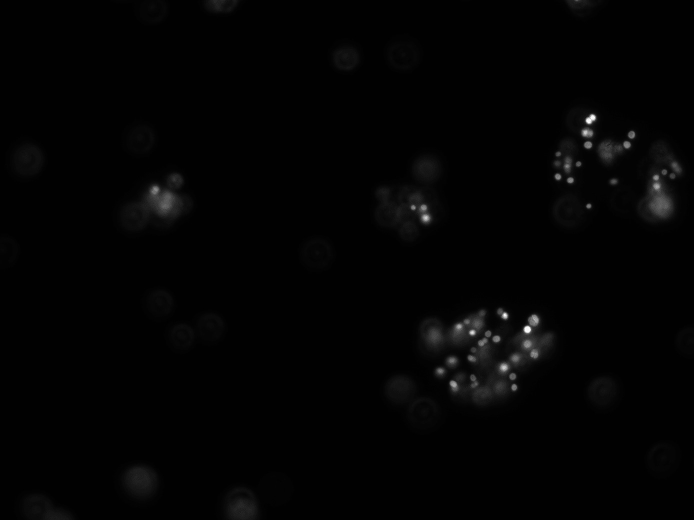
#> input picture Endolith Test/just_af.jpeg, 1388 x 1040 px (shown at 1/2 size)
$ jupyter execute --allow-errors 'Test  Just.ipynb'   (older library calls are emulated)
#> lines starting #> are read from the running program, lines starting #| are printed output that depends on the picture; after the words box and inside, x2 and y2 are one past the last pixel; in counts of white or black regions, pixels touching at a corner belong together
[cell 1]
import numpy as np
import matplotlib.pyplot as plt
import cv2
import skimage
import sklearn
from skimage import measure, filters
from matplotlib import cm
from sklearn.cluster import SpectralClustering
from scipy import signal
import skimage.measure
from random import random
from numpy import linalg
from skimage.morphology import watershed
from skimage.feature import peak_local_max
from skimage import measure
from skimage.segmentation import random_walker
from scipy import ndimage
from scipy.stats import norm

[cell 2]
class EllipsoidTool:
    """Some stuff for playing with ellipsoids"""
    def __init__(self): pass

    # [54 lines left out: function getMinVolEllipse, not called in this run]

    def getEllipsoidVolume(self, radii):
        """Calculate the volume of the blob"""
        return 4./3.*np.pi*radii[0]*radii[1]*radii[2]

# [11 lines left out: function plotellipse, not called in this run]

[cell 3]
def normalize(mat,scale=1):
    if scale == 1:
        return (mat - np.min(mat)) /np.max(mat - np.min(mat))
    if scale == 255:
        return ((255*(mat - np.min(mat))) /np.max(mat - np.min(mat))).astype('uint8')
    else:
        print("UNKWNOW")
        return np.nan
# [9 lines left out: function bindown, not called in this run]

[cell 4]
img = cv2.imread('just_af.jpeg',0) # Read in B&W
#> img is the input picture: shape (1040, 1388); min 0, max 255, mean 3.4

img = cv2.resize(img, dsize=(694,520), interpolation=cv2.INTER_CUBIC)
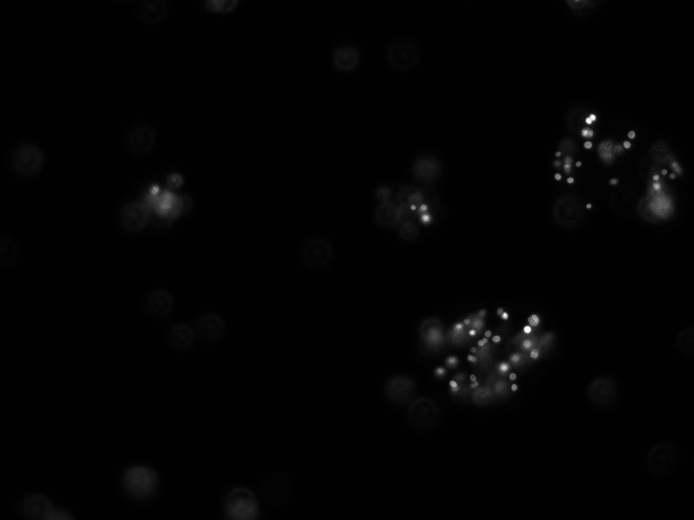
#> img: shape (520, 694); min 0, max 255, mean 3.4
#Fit background
#adaped from https://stackoverflow.com/questions/33964913/equivalent-of-polyfit-for-a-2d-polynomial-in-python
ymax,xmax = img.shape
#> ymax = 520; xmax = 694
xs = np.arange(0,xmax,1)
#> xs = 694 values from 0 to 693
ys = np.arange(0,ymax,1)
#> ys = 520 values from 0 to 519
X, Y = np.meshgrid(xs, ys, copy=False)
Z = img

Xn = X.flatten()
Yn = Y.flatten()
A = np.array([Xn*0+1, Xn, Yn,Xn**2,Yn**2]).T
B = Z.flatten()

coeff, r, rank, s = np.linalg.lstsq(A, B,rcond=None)
#> coeff = [-1.68, 0.00773, 0.0295, -2.66e-06, -5.43e-05]; r = [39101844.5]; rank = 5; s = [136716698.8, 56948826.1, 59103.3, 25299.9, 146.2]
res = coeff[0]+coeff[1]*X+coeff[2]*Y+coeff[3]*X**2+coeff[4]*Y**2
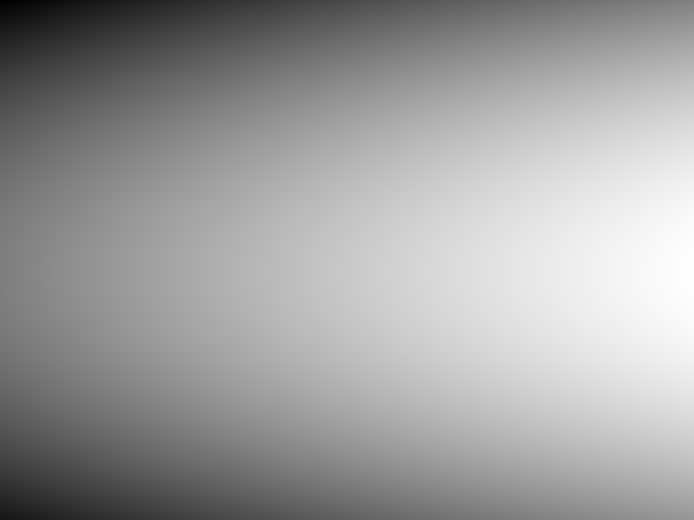
#> res: shape (520, 694) float64; min -1.68, max 6.41, mean 3.35; drawn with min black and max white


nimg = normalize(img-res,255)


fig,ax = plt.subplots(ncols=3,figsize=(30,10))
ax[0].imshow(img)
ax[1].imshow(res)
ax[2].imshow(nimg)

[cell 5]
mimg = np.copy(nimg)

#percentile clip the result
low = 1
high = 99
nimg[np.where(nimg < np.percentile(nimg,low))] = np.percentile(nimg,low)
nimg[np.where(nimg > np.percentile(nimg,high))] = np.percentile(nimg,high)
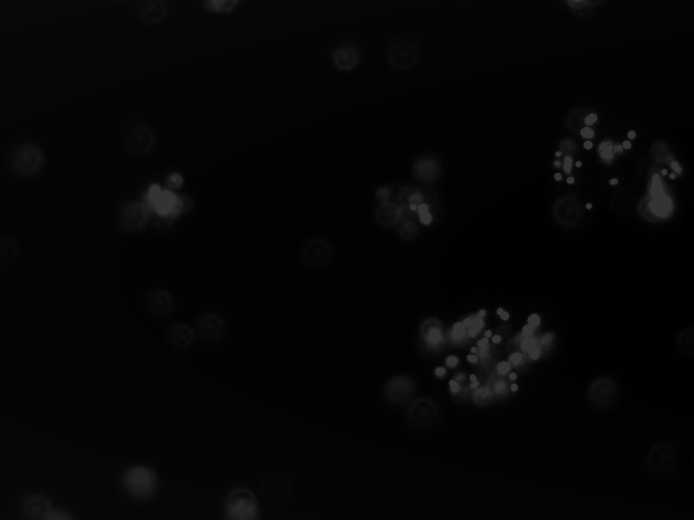
#> nimg: shape (520, 694); min 0, max 51, mean 5.3

fig,ax = plt.subplots(ncols=3,figsize=(30,10))
ax[0].hist(mimg.flatten(),bins=500)
ax[1].hist(nimg.flatten(),bins=500)
ax[2].imshow(nimg)
plt.show()
#> figure, not shown here; panel 1: tallest bar 78756 high, from x = 3.57 to 4.08; panel 2: tallest bar 78756 high, from x = 3.98 to 4.08

[cell 6]
thresh = 4000

#out1 = cv2.adaptiveThreshold(nimg,10,cv2.ADAPTIVE_THRESH_GAUSSIAN_C,cv2.THRESH_BINARY,201,3)
ret,out1 = cv2.threshold(nimg,8,255,cv2.THRESH_BINARY)
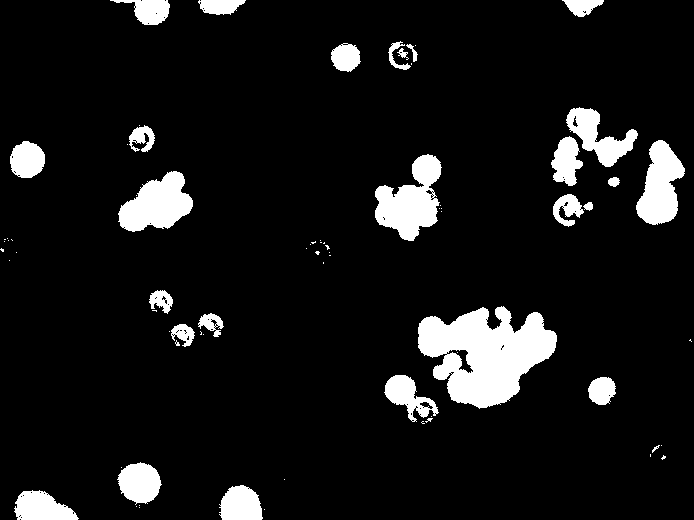
#> out1: shape (520, 694); 8.9% white; 74 white regions (47 under 20 px), largest, box (x1, y1, x2, y2) and area: (418, 306, 557, 409) 8775, (375, 154, 442, 241) 3303, (118, 171, 193, 232) 2850
#out1 = cv2.adaptiveThreshold(nimg,100,cv2.ADAPTIVE_THRESH_MEAN_C,cv2.THRESH_BINARY,11,2)
#subset = out1[:548,:548]
subset = out1[:,:]

#hole filling method
all_labels = measure.label(subset,connectivity=1)
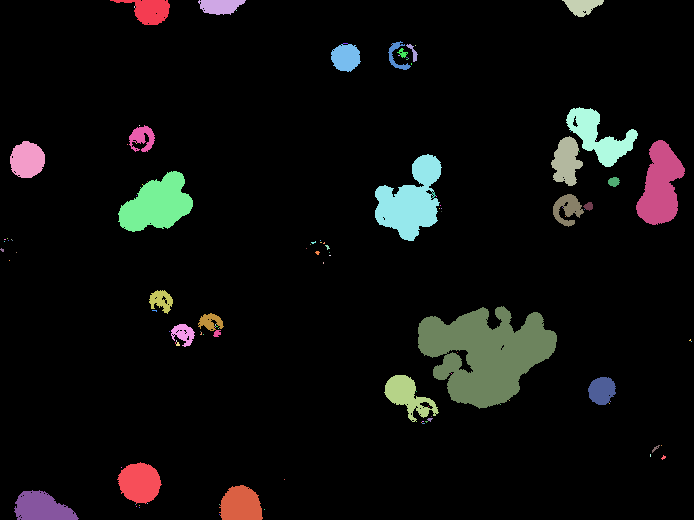
#> all_labels: shape (520, 694) int64; 121 distinct labels, from 0 to 120; one colour per label, 0 black
unique_lables = list(set(all_labels.flatten()))
#> unique_lables = 121 values from 0 to 120
areas = []
#find background
for label in unique_lables:
    areas.append(len(np.where(all_labels==label)[0]))
#> this loop made 121 passes
#> after the loop, areas = 121 values, max 328803 at index 0, min 1 at index 5, mean 2982.5

biggest = np.sort(areas)[-1]
#> biggest = 328803
biggest2 = np.sort(areas)[-2]
#> biggest2 = 8772
big_label = unique_lables[np.where(biggest==areas)[0][0]]
#> big_label = 0
big_label2 = unique_lables[np.where(biggest2==areas)[0][0]]
#> big_label2 = 69
unclassified_sizes = np.asarray(areas)[unique_lables]
#> unclassified_sizes has the same summary as areas

fig,ax = plt.subplots(ncols=3,figsize=(15,7))
ax[0].imshow(out1,'gray')
ax[1].scatter(unique_lables,areas)
ax[1].axhline(thresh,c='r')
ax[1].set_yscale('log')
ax[2].hist(np.log10(areas),bins=100)
ax[2].axvline(np.log10(thresh),c='r')
plt.show()
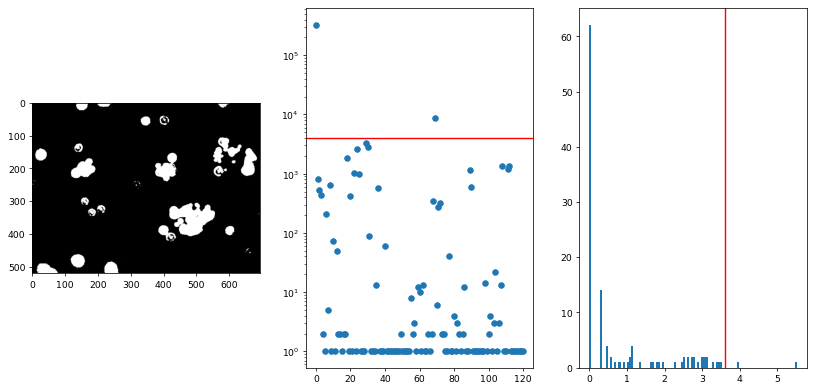
#> figure drawn by matplotlib, 3 panels; panel 3: tallest bar 62 high, from x = 3.47e-18 to 0.0552

[cell 7]
biglocs=np.where(all_labels==big_label)
#> biglocs = 328803 positions, rows 0 to 519, columns 0 to 693
big2locs=np.where(all_labels==big_label2)
#> big2locs = 8772 positions, rows 306 to 408, columns 418 to 556

all_labels[biglocs] = 0
all_labels[big2locs] = 255
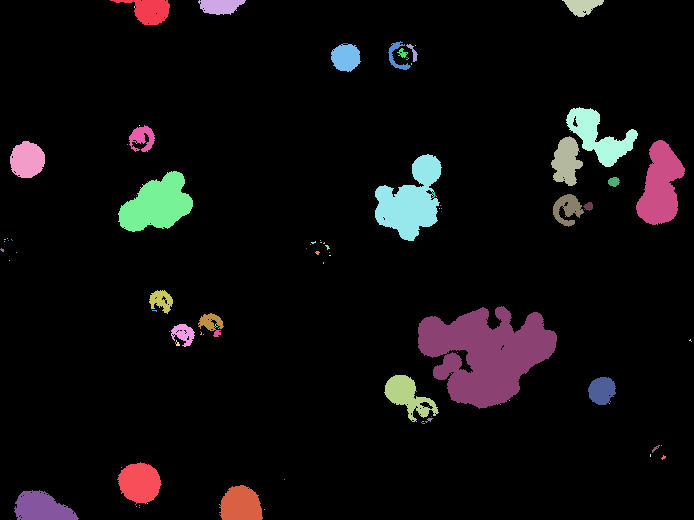
#> all_labels: shape (520, 694) int64; 121 distinct labels, from 0 to 255; one colour per label, 0 black

unique_lables.remove(big_label)
unique_lables.remove(big_label2)
for label in unique_lables:
    if areas[label] <= thresh:
        all_labels[np.where(all_labels== label)] = 255
    else:
        all_labels[np.where(all_labels== label)] = 0
#> this loop made 119 passes
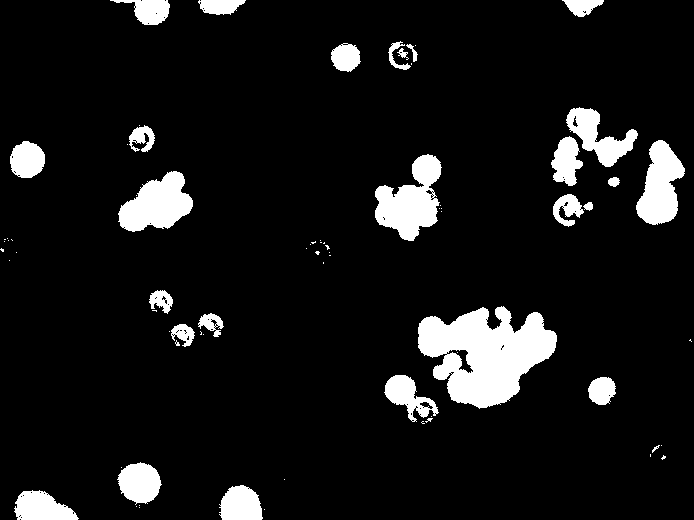
#> all_labels: shape (520, 694) int64; 8.9% white; 74 white regions (47 under 20 px), largest, box (x1, y1, x2, y2) and area: (418, 306, 557, 409) 8775, (375, 154, 442, 241) 3303, (118, 171, 193, 232) 2850

filled = all_labels/255

[cell 8]
# blur the filled
blured = cv2.blur(filled,(15,15))
thresh_blur = np.copy(blured)
thresh_blur[np.where(thresh_blur>0.5)] = 1
thresh_blur[np.where(thresh_blur<=0.5)] = 0
#> thresh_blur: shape (520, 694) float64; values 0 (black) and 1 (white), 8.4% white; 21 white regions, largest, box (x1, y1, x2, y2) and area: (418, 308, 556, 408) 8919, (376, 155, 441, 240) 3256, (553, 108, 636, 184) 2816

fig,ax = plt.subplots(ncols=4,figsize=(30,10))
ax[0].imshow(255-subset,'gray')
ax[1].imshow(filled,'gray')
ax[2].imshow(blured,'gray')
ax[3].imshow(thresh_blur,'gray')
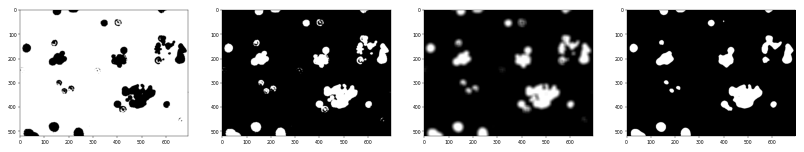
#> figure drawn by matplotlib, 4 panels

[cell 9]
image = filled


distance = ndimage.distance_transform_edt(image)
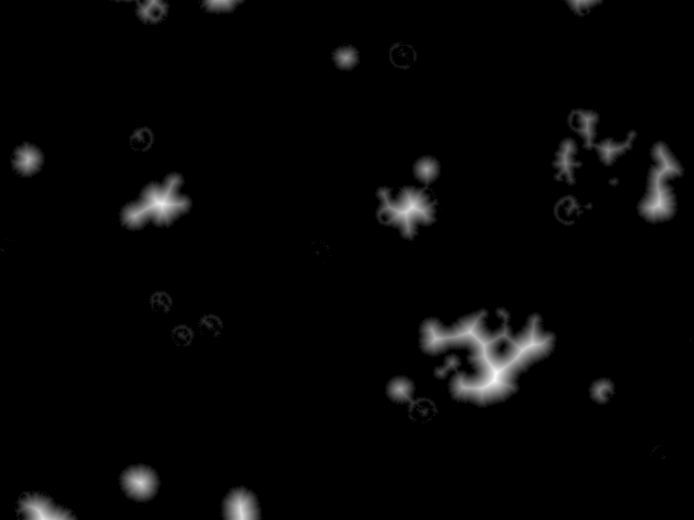
#> distance: shape (520, 694) float64; min 0, max 23.77, mean 0.6; drawn with min black and max white
#> (the rest of this cell did not finish here and is left out)

[cell 10]
fig,ax = plt.subplots(ncols=2,nrows=2, figsize=(24, 24))
ax[0,0].imshow(distance,cmap='jet')
xy = peak_local_max(distance, min_distance=2,threshold_abs=1)
#> xy = 155 pairs, first value 7 to 513, second value 2 to 667
ax[0,0].scatter(xy[:,1],xy[:,0],c='w')
#> (the rest of this cell did not finish here and is left out)

This actually works pretty well. Try adding a gaussian blur to reduce the noise?

[cell 11]
centers = []
radiis = []
rotations = []
ellip_coords = []


fig,ax = plt.subplots(ncols=3,figsize=(30,10))
ax[0].imshow(255-subset, cmap='gray', interpolation='nearest')
ax[1].imshow(image)
#> (the rest of this cell did not finish here and is left out)

[cell 12]
centers=np.asarray(centers)
#> centers = empty array
radiis=np.asarray(radiis)
#> radiis = empty array
rotations=np.asarray(rotations)
#> rotations = empty array
ellip_coords=np.asarray(ellip_coords)
#> ellip_coords = empty array

$ run again, with Endolith Test/ezpz_af.jpeg copied over Endolith Test/just_af.jpeg
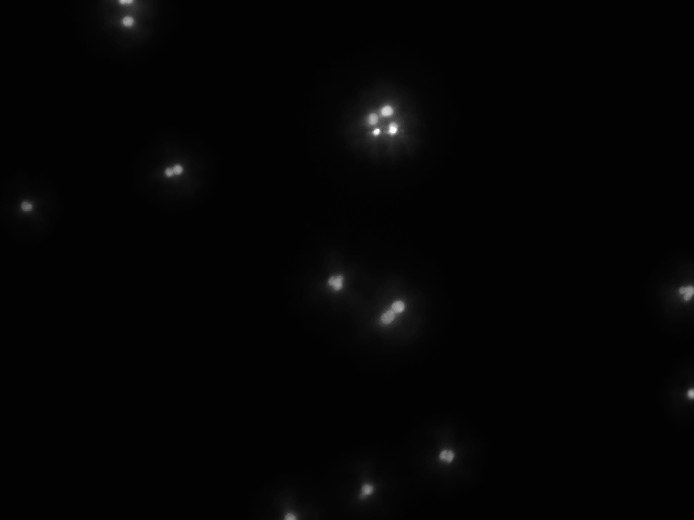
#> input picture Endolith Test/ezpz_af.jpeg, 1388 x 1040 px (shown at 1/2 size)
#> img is the input picture: shape (1040, 1388); min 0, max 255, mean 4.1
#> img: shape (520, 694)
#> coeff = [1.84, 0.0212, 0.00124, -3.02e-05, -6.99e-06]; r = [38881593.7]; rank = 5; s = [136716698.8, 56948826.1, 59103.3, 25299.9, 146.2]
#> out1: shape (520, 694); 7.2% white; 104 white regions (94 under 20 px), largest, box (x1, y1, x2, y2) and area: (308, 250, 428, 348) 6649, (339, 76, 427, 166) 5710, (90, 0, 161, 52) 2551
#> unique_lables = 245 values from 0 to 244
#> after the loop `for label in unique_lables:`: areas = 245 values, max 335055 at index 0, min 1 at index 2, mean 1473
#> biggest = 335055
#> biggest2 = 6587
#> big_label = 0
#> big_label2 = 83
#> unclassified_sizes has the same summary as areas
#> biglocs = 335055 positions, rows 0 to 519, columns 0 to 693
#> big2locs = 6587 positions, rows 250 to 346, columns 309 to 427
#> after the loop `for label in unique_lables:`:
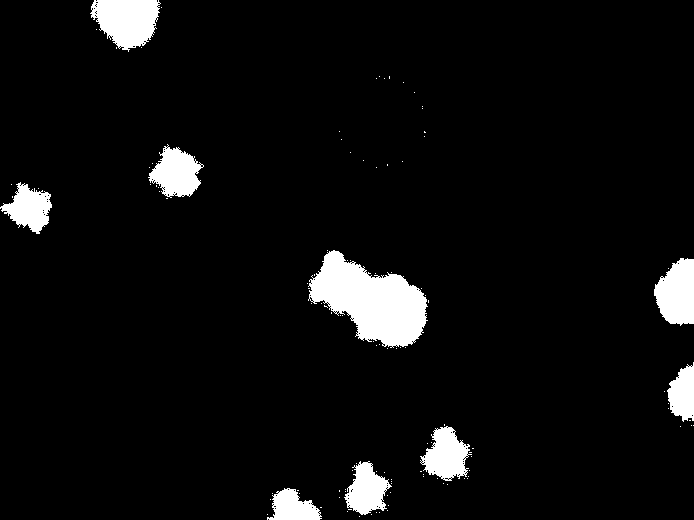
#> all_labels: shape (520, 694) int64; 5.6% white; 115 white regions (106 under 20 px), largest, box (x1, y1, x2, y2) and area: (308, 250, 428, 348) 6649, (90, 0, 161, 52) 2551, (654, 258, 694, 326) 2060
#> `distance = ndimage.distance_transform_edt(image)`:
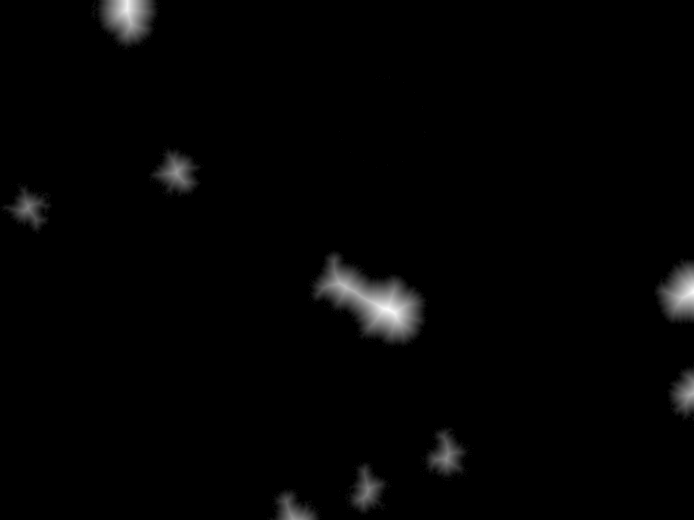
#> distance: shape (520, 694) float64; min 0, max 31.89, mean 0.5; drawn with min black and max white
#> xy = 29 pairs, first value 3 to 502, second value 6 to 446
#> centers = empty array

$ run again, with Endolith Test/sandstone_af.jpeg copied over Endolith Test/just_af.jpeg
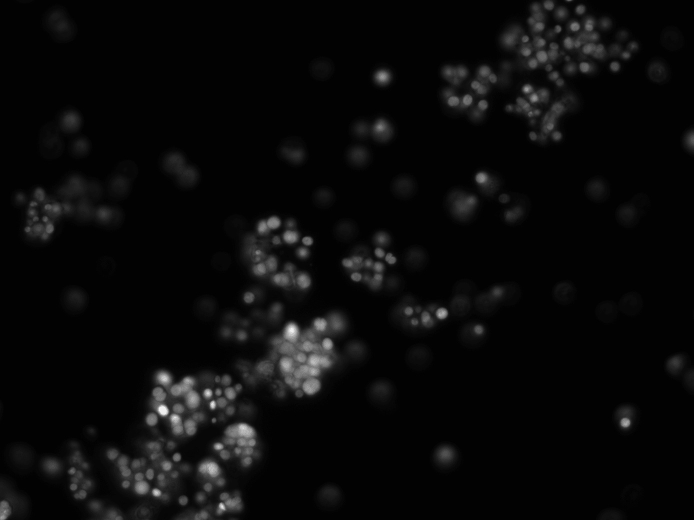
#> input picture Endolith Test/sandstone_af.jpeg, 1388 x 1040 px (shown at 1/2 size)
#> img is the input picture: shape (1040, 1388); min 0, max 250, mean 10
#> img: shape (520, 694)
#> coeff = [3.08, 0.0469, 0.00934, -8.04e-05, 1.28e-05]; r = [153021441.2]; rank = 5; s = [136716698.8, 56948826.1, 59103.3, 25299.9, 146.2]
#> out1: shape (520, 694); 68.8% white; 260 black regions (252 under 20 px), largest, box (x1, y1, x2, y2) and area: (21, 67, 598, 520) 109071, (14, 472, 87, 520) 1812, (179, 427, 220, 462) 595
#> unique_lables = 332 values from 0 to 331
#> after the loop `for label in unique_lables:`: areas = 332 values, max 242941 at index 1, min 1 at index 2, mean 1087
#> biggest = 242941
#> biggest2 = 112522
#> big_label = 1
#> big_label2 = 0
#> unclassified_sizes has the same summary as areas
#> biglocs = 242941 positions, rows 0 to 519, columns 0 to 693
#> big2locs = 112522 positions, rows 55 to 519, columns 0 to 626
#> filled: shape (520, 694) float64; values 0 (black) and 1 (white), 32.7% white; 247 white regions (239 under 20 px), largest, box (x1, y1, x2, y2) and area: (21, 67, 598, 520) 114455, (14, 472, 87, 520) 1829, (179, 427, 220, 462) 613
#> `distance = ndimage.distance_transform_edt(image)`:
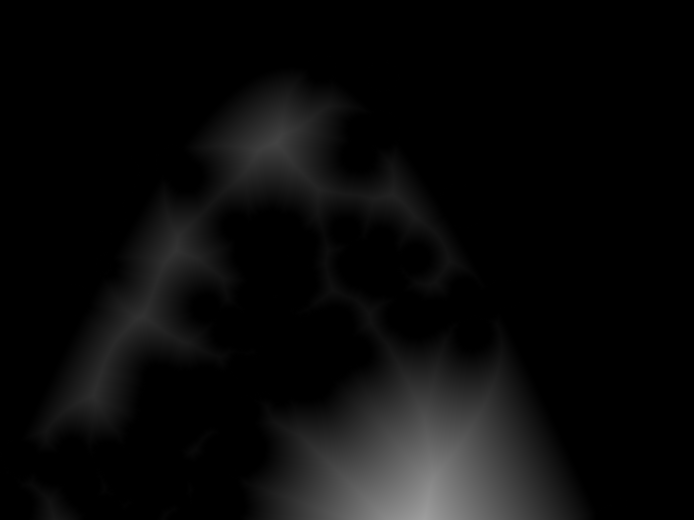
#> distance: shape (520, 694) float64; min 0, max 158.9, mean 10.6
#> xy = 72 pairs, first value 141 to 516, second value 7 to 499
#> centers = empty array
